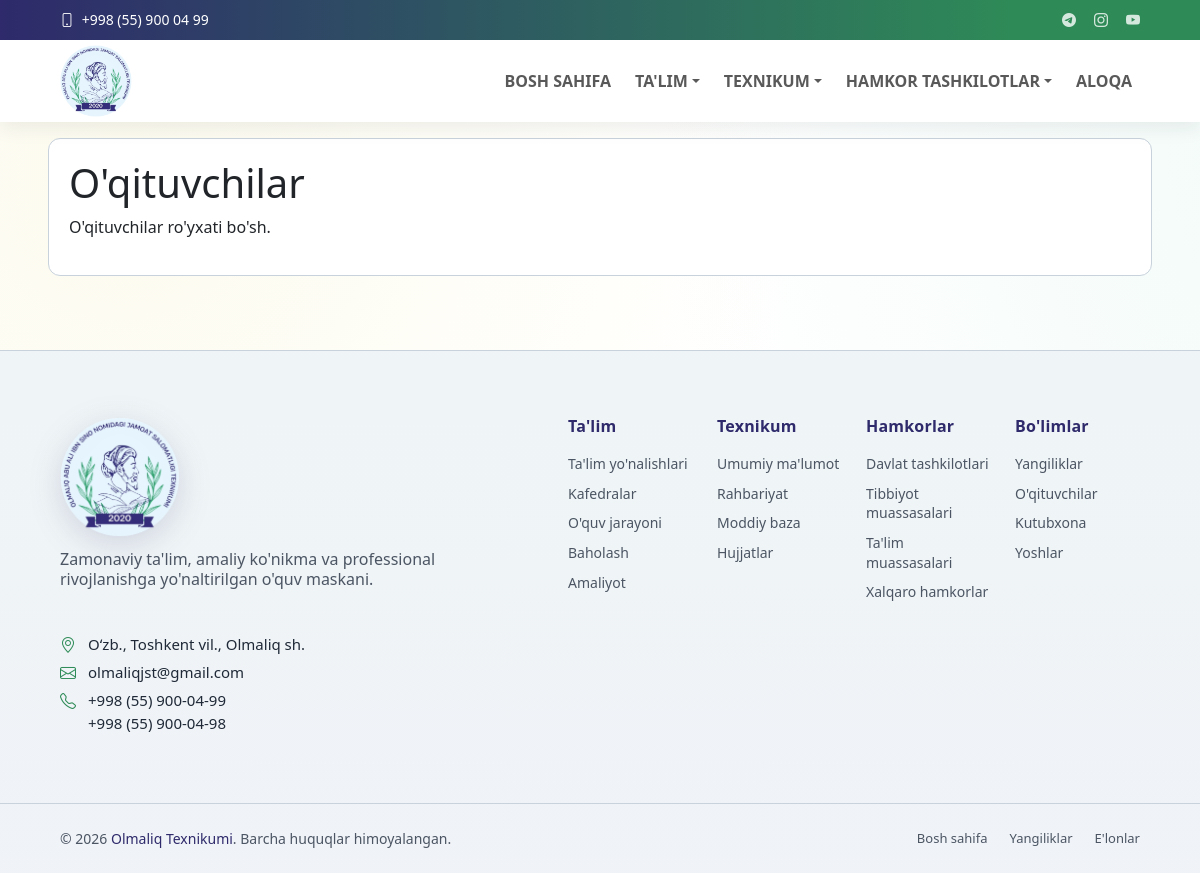
The app's page /uqtuvchilar/, older data.
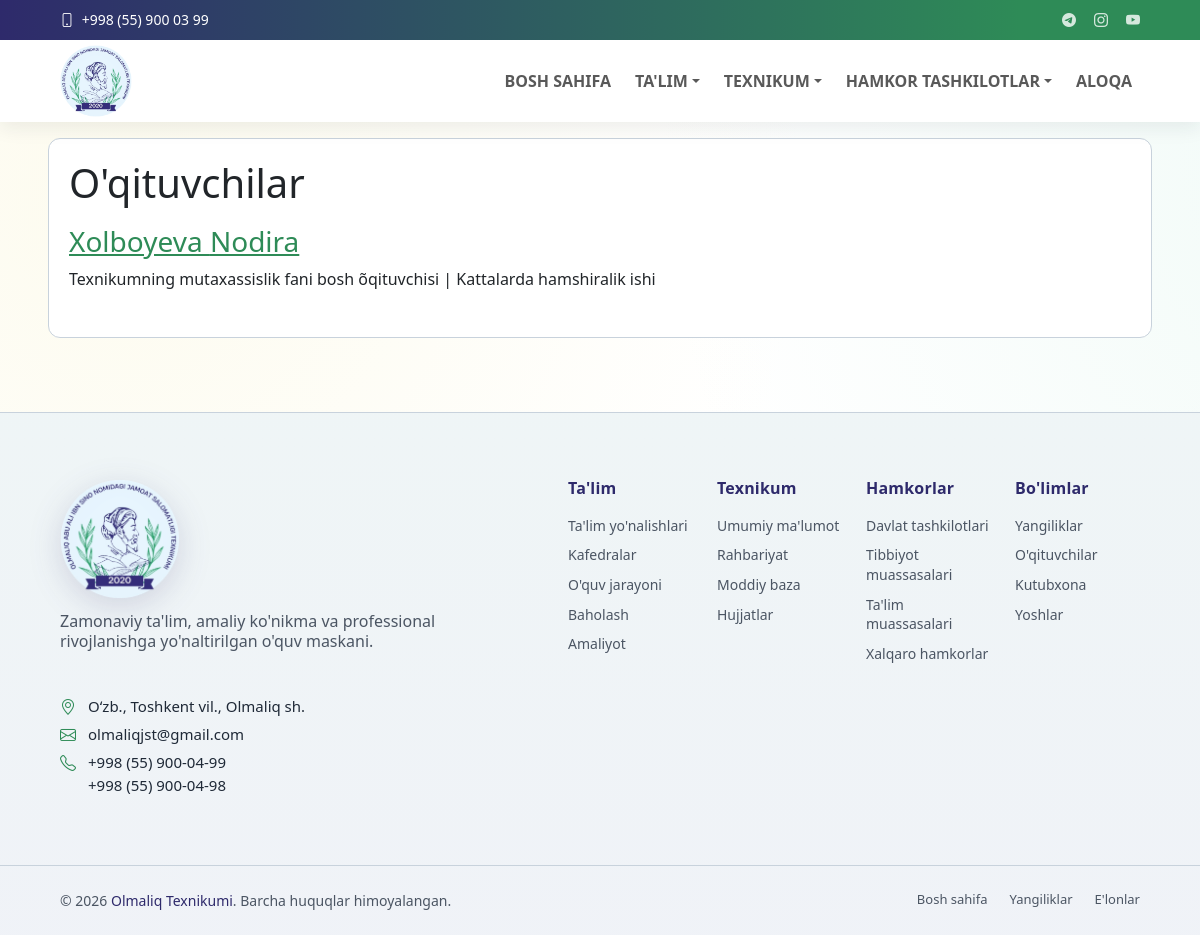
The same page, newer data.
### core/models.py (models this page shows, shortened)
class TopbarSettings(models.Model):
    email = models.EmailField(blank=True)
    phone = models.CharField(max_length=50, blank=True)
    telegram_url = models.URLField(blank=True)
    instagram_url = models.URLField(blank=True)
    youtube_url = models.URLField(blank=True)
    is_active = models.BooleanField(default=True)
    updated_at = models.DateTimeField(auto_now=True)
    class Meta:
        ordering = ['-updated_at', '-id']
        verbose_name = "Topbar sozlamasi"
        verbose_name_plural = "Topbar sozlamalari"

### faculty/models.py (models this page shows, shortened)
class Teacher(models.Model):
    first_name = models.CharField(max_length=100)
    last_name = models.CharField(max_length=100)
    middle_name = models.CharField(max_length=100, blank=True)
    department = models.ForeignKey(Department, on_delete=models.CASCADE)
    position = models.CharField(max_length=200)
    scientific_degree = models.CharField(max_length=200, blank=True)
    experience_years = models.PositiveIntegerField(default=0)
    bio = models.TextField(blank=True)
    image = models.ImageField(upload_to='teachers/', blank=True, null=True)
    email = models.EmailField(blank=True)
    phone = models.CharField(max_length=30, blank=True)
    class Meta:
        ordering = ['last_name', 'first_name']
        verbose_name = "O'qituvchi"
        verbose_name_plural = "O'qituvchilar"

### departments/models.py (models this page shows, shortened)
class Department(models.Model):
    name = models.CharField(max_length=200)
    slug = models.SlugField(unique=True)
    description = models.TextField()
    head_name = models.CharField(max_length=200)
    image = models.ImageField(upload_to='departments/', blank=True, null=True)
    phone = models.CharField(max_length=30, blank=True)
    email = models.EmailField(blank=True)
    created_at = models.DateTimeField(auto_now_add=True)
    class Meta:
        ordering = ['name']
        verbose_name = "Kafedra"
        verbose_name_plural = "Kafedralar"

### faculty/views.py (the view)
# urls.py: path('', views.teacher_list, name='teacher_list'),
def teacher_list(request):
    items = Teacher.objects.select_related('department').all()
    return render(request, 'faculty/teacher_list.html', {'teachers': items})

### core/context_processors.py (called while the page is built)
def menu_context(request):
    menu_items = (
        Menu.objects.filter(parent__isnull=True, is_active=True)
        .prefetch_related('children')
        .order_by('order', 'id')
    )
    topbar = TopbarSettings.objects.filter(is_active=True).first()
    return {
        'menu_items': menu_items,
        'topbar_settings': topbar,
    }

### faculty/templates/faculty/teacher_list.html (shortened to what this page needs)
{% extends 'base.html' %}
{% block content %}
<section class="card">
    <h1>O'qituvchilar</h1>
    {% for teacher in teachers %}
        <div class="item">
            <h3><a href="{% url 'faculty:teacher_detail' teacher.id %}">{{ teacher.last_name }} {{ teacher.first_name }}</a></h3>
            <p>{{ teacher.position }} | {{ teacher.department.name }}</p>
        </div>
    {% empty %}
        <p>O'qituvchilar ro'yxati bo'sh.</p>
    {% endfor %}
</section>
{% endblock %}

### templates/includes/header.html (shortened to what this page needs)
{% load static %}
<header id="header" class="header fixed-top">
    <div class="topbar d-flex align-items-center">
        <div class="container d-flex justify-content-center justify-content-md-between">
           <div class="contact-info d-flex align-items-center gap-3">
                <div class="d-flex align-items-center">
                    <a href="tel:{{ topbar_settings.phone }}" class="link-underline link-underline-opacity-0 lh-1">
                        <i class="bi bi-phone me-1"></i>
                    <span>{{ topbar_settings.phone }}</span>
                    </a>
                </div>
            </div>
            <div class="social-links d-flex align-items-center">
                <a href="{{ topbar_settings.telegram_url }}" target="_blank" rel="noopener" aria-label="Telegram"><i class="bi bi-telegram"></i></a>
                <a href="{{ topbar_settings.instagram_url }}" target="_blank" rel="noopener" aria-label="Instagram"><i class="bi bi-instagram"></i></a>
                <a href="{{ topbar_settings.youtube_url }}" target="_blank" rel="noopener" aria-label="YouTube"><i class="bi bi-youtube"></i></a>
            </div>
        </div>
    </div>
    <div class="branding d-flex align-items-center">
        <nav class="navbar navbar-expand-lg  py-0 w-100">
            <div class="container position-relative d-flex align-items-center justify-content-between">
                <a class="navbar-brand brand d-flex align-items-center gap-2" href="{% url 'core:home' %}">
                    <img class="brand-logo" src="{% static 'images/logo.png' %}" alt="Olmaliq texnikumi logosi">
                </a>
                <div class="collapse navbar-collapse" id="mainNavbar">
                    {% with ns=request.resolver_match.namespace name=request.resolver_match.url_name %}
                    <ul class="navbar-nav ms-auto mb-2 mb-lg-0 align-items-lg-center gap-lg-2">
                        <li class="nav-item">
                            <a class="nav-link {% if ns == 'core' and name == 'home' %}active{% endif %}" href="{% url 'core:home' %}" {% if ns == 'core' and name == 'home' %}aria-current="page"{% endif %}>Bosh sahifa</a>
                        </li>
                        <li class="nav-item dropdown">
                            <a class="nav-link dropdown-toggle " href="#" role="button" data-bs-toggle="dropdown" aria-expanded="false" >Ta'lim</a>
                        </li>
                        <li class="nav-item dropdown">
                            <a class="nav-link dropdown-toggle " href="#" role="button" data-bs-toggle="dropdown" aria-expanded="false" >Texnikum</a>
                        </li>
                        <li class="nav-item dropdown">
                            <a class="nav-link dropdown-toggle " href="#" role="button" data-bs-toggle="dropdown" aria-expanded="false" >Hamkor tashkilotlar</a>
                        </li>
                        <li class="nav-item">
                            <a class="nav-link {% if ns == 'contact' %}active{% endif %}" href="{% url 'contact:contact' %}" {% if ns == 'contact' %}aria-current="page"{% endif %}>Aloqa</a>
                        </li>
                    </ul>
                    {% endwith %}
                </div>
            </div>
        </nav>
    </div>
</header>

Row changes from the older to the newer data that the page shows:
changed TopbarSettings: phone "+998 (55) 900 04 99" → "+998 (55) 900 03 99"
added Teacher: last_name "Xolboyeva", first_name "Nodira", position "Texnikumning mutaxassislik fani bosh õqituvchisi", department.name "Kattalarda hamshiralik ishi"
Text that changed along with them:
text no longer shown: "O'qituvchilar ro'yxati bo'sh."
